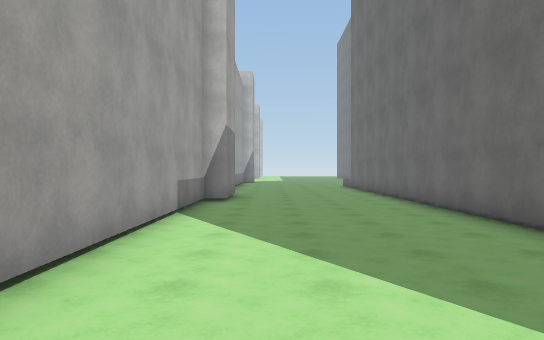
[1] (above)

24 first-person views from a walk through a 3-D level made in the Unity game engine. The camera is 1.5 m above the floor, looks level and sees 70° across. The floor is counted in squares, 2 m on a side. Each view is taken from the middle of a square. On the plan, view 1 faces up. The plan holds only what a view shows up to about 12 squares ahead; the rest is blank. The place goes on beyond the plan. Surface patterns are stand-ins for the level's own textures.

[2]
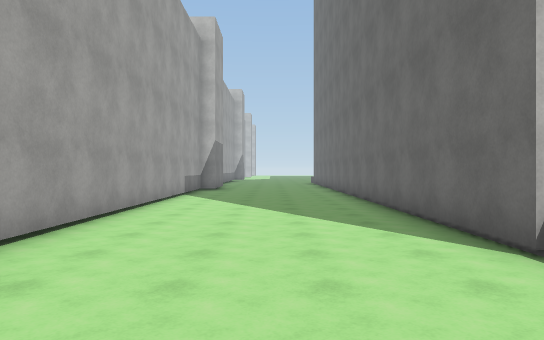

[3]
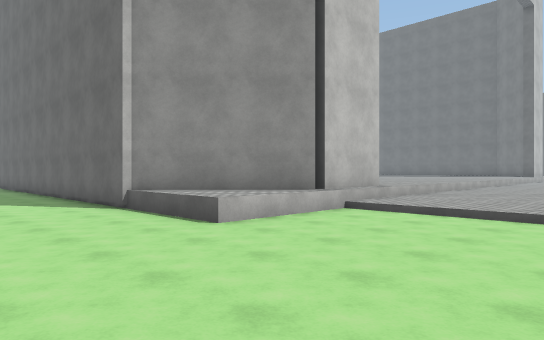

[4]
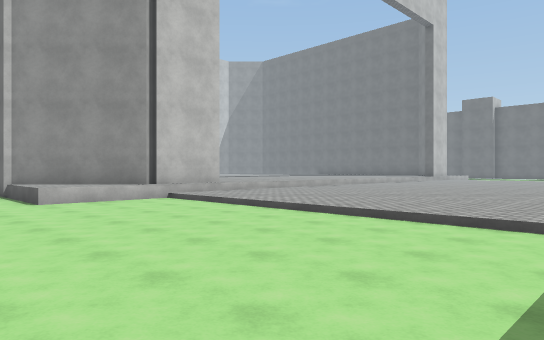

[5]
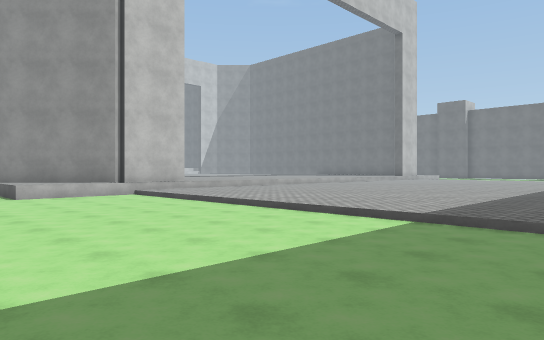

[6]
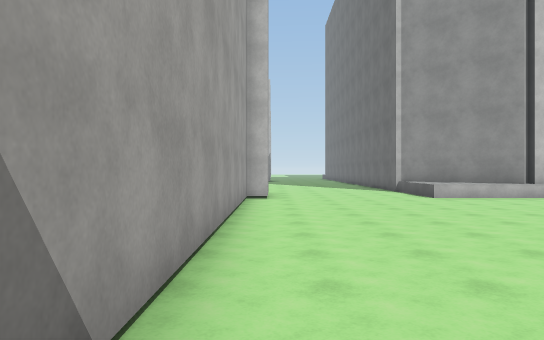

[7]
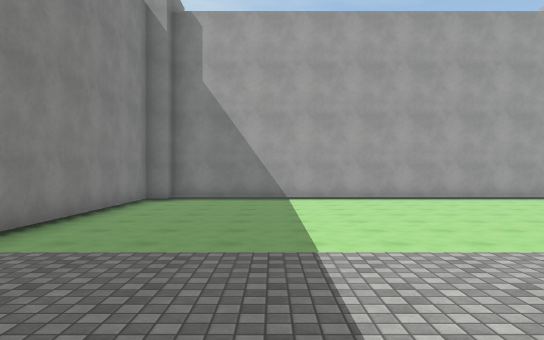

[8]
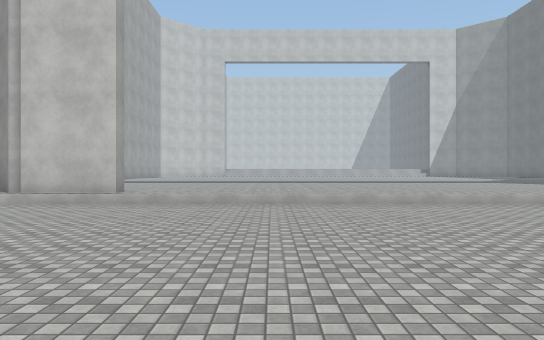

[9]
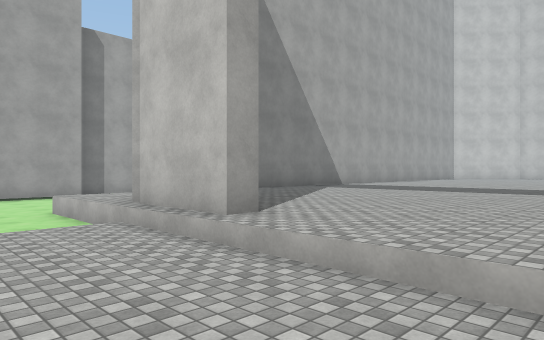

[10]
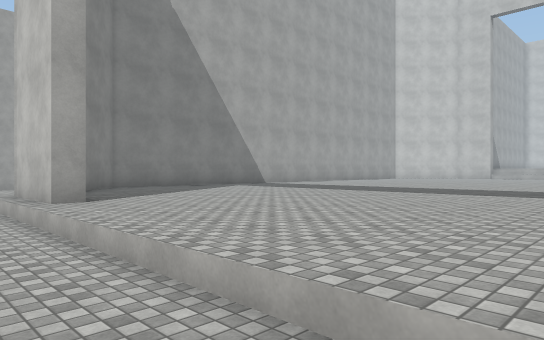

[11]
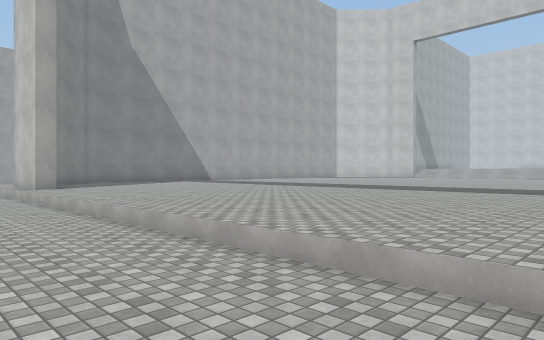

[12]
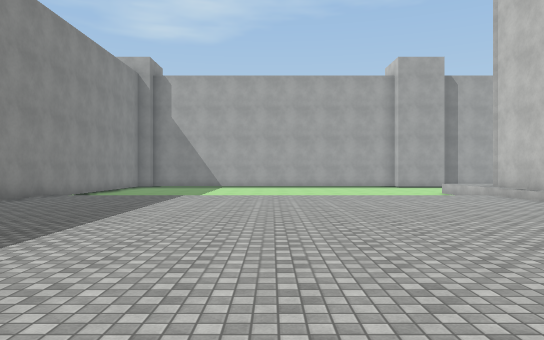

[13]
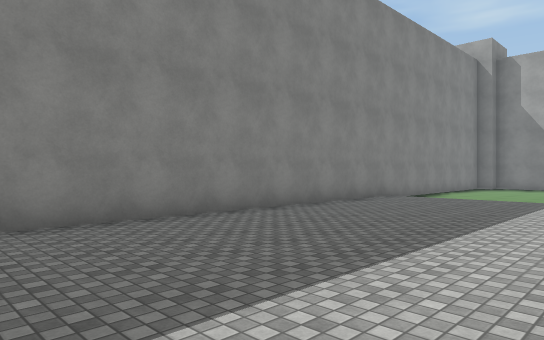

[14]
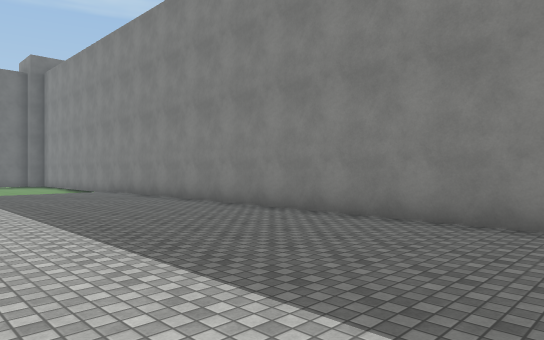

[15]
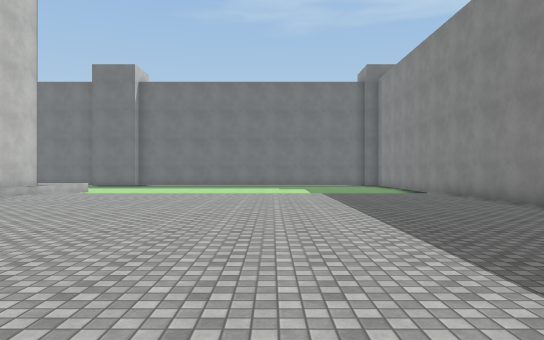

[16]
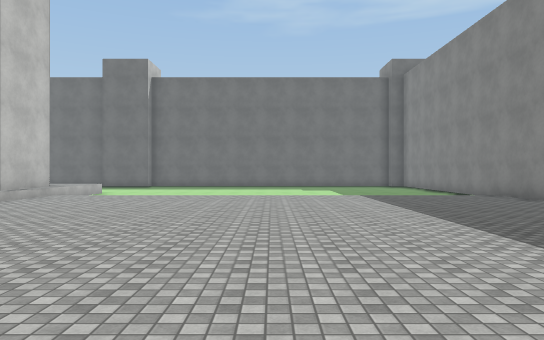

[17]
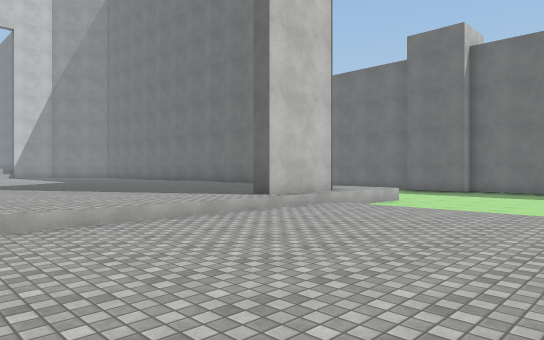

[18]
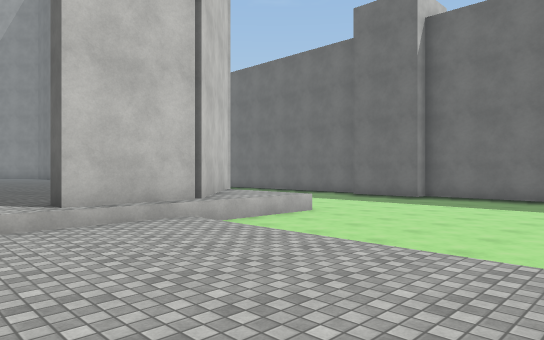

[19]
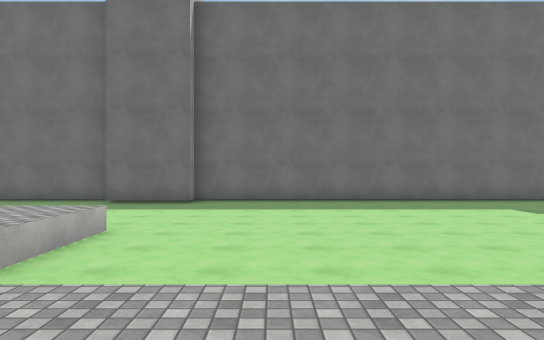

[20]
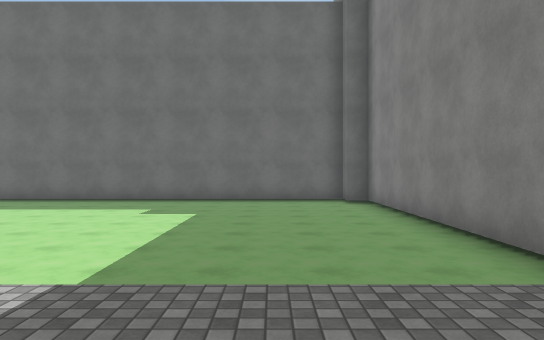

[21]
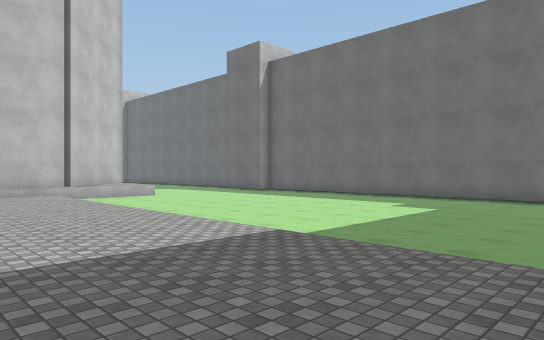

[22]
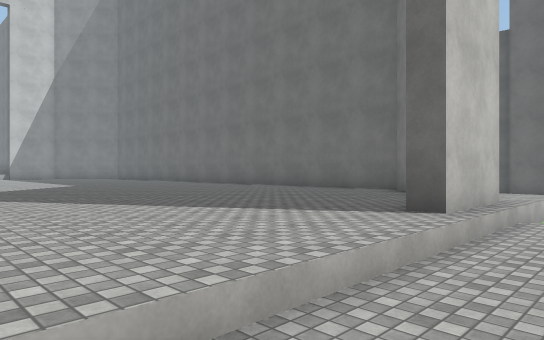

[23]
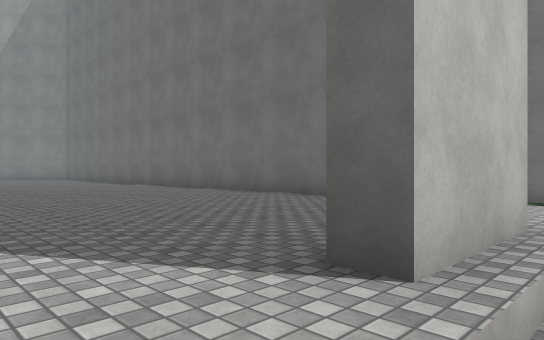

[24]
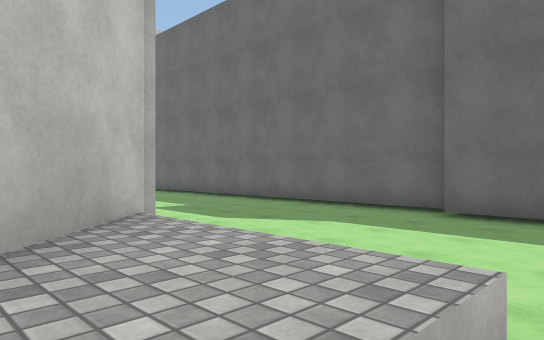

### Floor plan
Key: @ floor where view 1 was taken; # wall or solid block; . main floor; : floor 0.25 m higher than the main floor; + floor 0.75 m higher than the main floor; = window, fence, low wall or low ledge.
Columns run from 2 left of view 1 to 35 right of it. Each row starts with its distance up from view 1.
 11  #...#
 10 ##...#
  9 #....#
  8 #....#                      ++
  7 #....#       ++          ++++++
  6 #....#    ++++++  ++    ++++++++#
  5 #....#   +++++++ ++++   ++++++++#   .#
  4 #....#  +++++++++++++   ++++++++#  ..#
  3 #....# ++++++++++++++   ++++++++# ...#
  2 #....#+++++++++++++++  +++++++++# ...#
  1 #....#++++++++++++++++ +++++++++#....#
  0 #.@..#++++++++++++++++ +++++++++#....#
 -1 #....##++++++++++++++++++++++++##....#
 -2  .....##++++++++++++++++++++++ #.....#
 -3  #....## ++++++++++++++++++++ ##.....#
 -4 ##....=####++++++++++++++++####=.....#
 -5 #........::::::::::::::::::::........#
 -6 #........::::::::::::::::::::........#
 -7 #........::::::::::::::::::::........#
 -8 #........::::::::::  ::::::::........#
 -9 #........::::::::::::::::::::........#
-10 #........::::::::::::::::::::........#
-11 #........::::::::::::::::::::........#
-12 #........::::::::::::::::::::........#
-13 #........::::::::::::::::::::........#
-14 #........::::::::::::::::::::........#
-15 #........::::::::::::::::::::........#
-16 #........::::::::::::::::::::........#
-17 ##.......::::::::::::::::::::........#
-18  #####################################

Positions as (right, up) in squares from view 1, and headings:
1: (0, 0), facing up
2: (1, -5), facing up
3: (0, -9), facing up-right
4: (1, -14), facing up-right
5: (1, -16), facing up-right
6: (-1, -15), facing up
7: (10, -14), facing left
8: (12, -13), facing up
9: (12, -7), facing up-left
10: (15, -6), facing up-left
11: (20, -7), facing up-left
12: (18, -11), facing left
13: (17, -12), facing down-left
14: (13, -12), facing down-right
15: (14, -12), facing right
16: (15, -11), facing right
17: (19, -10), facing up-right
18: (23, -10), facing up-right
19: (24, -7), facing right
20: (24, -15), facing right
21: (23, -17), facing up-right
22: (20, -6), facing up-right
23: (23, -5), facing up-right
24: (28, -5), facing up-right
